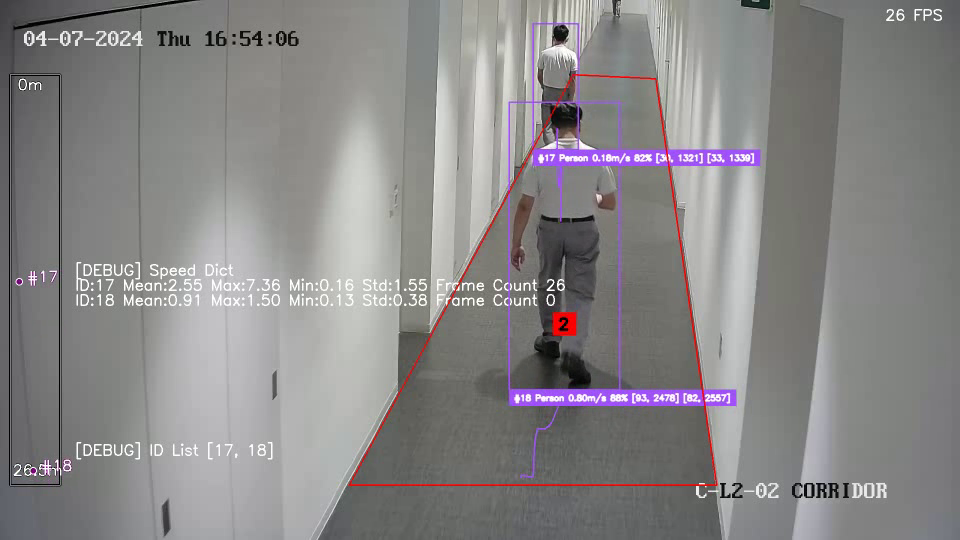
#> input picture frame 19 of clip_1.mp4, 960 x 540 px, given in place of the camera
$ python keyclipwriter_main.py --output out
#> lines starting #> are read from the running program, lines starting #| are printed output that depends on the picture
### api/keyclipwriter.py
# import the necessary packages
from collections import deque
from threading import Thread
from queue import Queue
import time
import cv2
class KeyClipWriter:
	def __init__(self, bufSize=64, timeout=1.0):
		# store the maximum buffer size of frames to be kept
		# in memory along with the sleep timeout during threading
		self.bufSize = bufSize
		self.timeout = timeout
		# initialize the buffer of frames, queue of frames that
		# need to be written to file, video writer, writer thread,
		# and boolean indicating whether recording has started or not
		self.frames = deque(maxlen=bufSize)
		self.Q = None
		self.writer = None
		self.thread = None
		self.recording = False

	def update(self, frame):
		# update the frames buffer
		# print(f"Updating Frame")xxx
		self.frames.appendleft(frame)
		# if we are recording, update the queue as well
		if self.recording:
			self.Q.put(frame)

	# [50 lines left out: functions start, write, flush, finish, not called in this run]

# [2 lines that do not run on import are left out]


### api/keyclipwriter_main.py
# import the necessary packages
from api.keyclipwriter import KeyClipWriter
# from imutils.video import VideoStream
import argparse
import datetime
import imutils
import time
import cv2
# construct the argument parse and parse the arguments
ap = argparse.ArgumentParser()
ap.add_argument("-o", "--output", required=True, default="outputtest.avi",
	help="path to output directory")
ap.add_argument("-p", "--picamera", type=int, default=-1,
	help="whether or not the Raspberry Pi camera should be used")
ap.add_argument("-f", "--fps", type=int, default=20,
	help="FPS of output video")
ap.add_argument("-c", "--codec", type=str, default="MJPG",
	help="codec of output video")
ap.add_argument("-b", "--buffer-size", type=int, default=32,
	help="buffer size of video clip writer")
args = vars(ap.parse_args())
# initialize the video stream and allow the camera sensor to
# warmup
print("[INFO] warming up camera...")
# vs = VideoStream(usePiCamera=args["picamera"] > 0).start()
vs = cv2.VideoCapture(0)
time.sleep(2.0)
# define the lower and upper boundaries of the "green" ball in
# the HSV color space
greenLower = (29, 86, 6)
greenUpper = (64, 255, 255)
# initialize key clip writer and the consecutive number of
# frames that have *not* contained any action
kcw = KeyClipWriter(bufSize=args["buffer_size"])
consecFrames = 0
# keep looping
while True:
	# grab the current frame, resize it, and initialize a
	# boolean used to indicate if the consecutive frames
	# counter should be updated
	# frame = vs.read()
	ret, frame = vs.read()
#> frame is the input picture: shape (540, 960, 3); mean B, G, R 135.3, 134.9, 136.8
	frame = imutils.resize(frame, width=600)
#> frame: shape (337, 600, 3)
	updateConsecFrames = True
	# blur the frame and convert it to the HSV color space
	blurred = cv2.GaussianBlur(frame, (11, 11), 0)
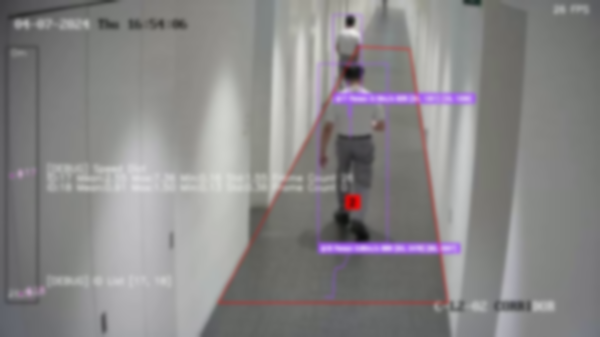
#> blurred: shape (337, 600, 3); mean B, G, R 135.3, 134.9, 136.8
	hsv = cv2.cvtColor(blurred, cv2.COLOR_BGR2HSV)
#> hsv: shape (337, 600, 3); mean H, S, V 55, 11.4, 138.9
	# construct a mask for the color "green", then perform
	# a series of dilations and erosions to remove any small
	# blobs left in the mask
	mask = cv2.inRange(hsv, greenLower, greenUpper)
#> mask: shape (337, 600); every value is 0
	mask = cv2.erode(mask, None, iterations=2)
	mask = cv2.dilate(mask, None, iterations=2)
	# find contours in the mask
	cnts = cv2.findContours(mask.copy(), cv2.RETR_EXTERNAL,
		cv2.CHAIN_APPROX_SIMPLE)
#> cnts = 0 contours
	cnts = imutils.grab_contours(cnts)
#> cnts = []
		# only proceed if at least one contour was found
	if len(cnts) > 0:
		# find the largest contour in the mask, then use it
		# to compute the minimum enclosing circle
		c = max(cnts, key=cv2.contourArea)
		((x, y), radius) = cv2.minEnclosingCircle(c)
		updateConsecFrames = radius <= 10
		# only proceed if the radius meets a minimum size
		if radius > 10:
			# reset the number of consecutive frames with
			# *no* action to zero and draw the circle
			# surrounding the object
			consecFrames = 0
			cv2.circle(frame, (int(x), int(y)), int(radius),
				(0, 0, 255), 2)
			# if we are not already recording, start recording
			if not kcw.recording:
				timestamp = datetime.datetime.now()
				# p = "{}/{}.avi".format(args["output"],
				# 	timestamp.strftime("%Y%m%d-%H%M%S"))
				p = "testvid.avi"
				kcw.start(p, cv2.VideoWriter_fourcc(*args["codec"]),
					args["fps"])
					# otherwise, no action has taken place in this frame, so
	# increment the number of consecutive frames that contain
	# no action
	if updateConsecFrames:
		consecFrames += 1
	# update the key frame clip buffer
	kcw.update(frame)
	# if we are recording and reached a threshold on consecutive
	# number of frames with no action, stop recording the clip
	if kcw.recording and consecFrames == args["buffer_size"]:
		kcw.finish()
	# show the frame
	cv2.imshow("Frame", frame)
	cv2.imshow("Mask", mask)

	key = cv2.waitKey(1) & 0xFF
#> (key q is pressed here)
	# if the `q` key was pressed, break from the loop
	if key == ord("q"):
		break
	# if we are in the middle of recording a clip, wrap it up
if kcw.recording:
	kcw.finish()
# do a bit of cleanup
cv2.destroyAllWindows()
#> (the run stopped early here; a loop or call above may not have finished)

$ run again, starting later in the video
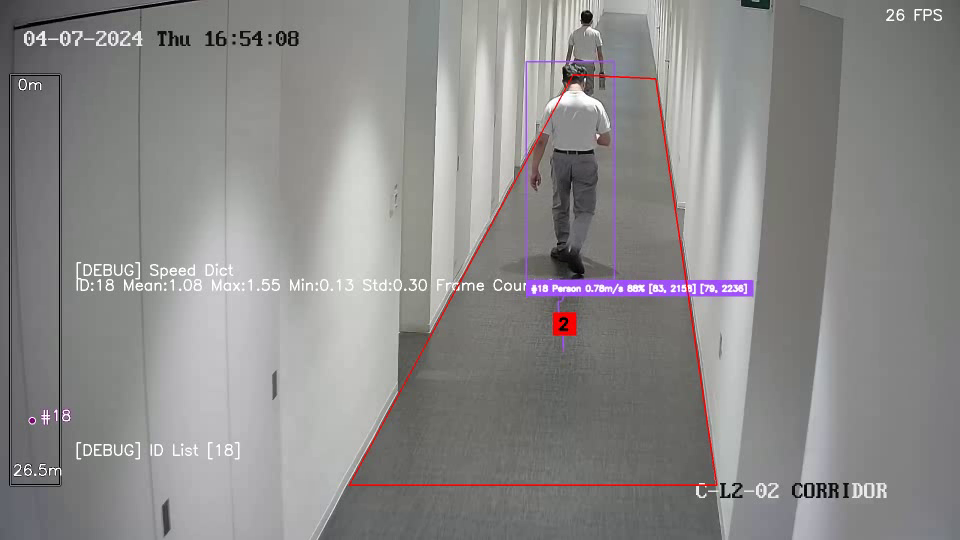
#> input picture frame 86 of clip_1.mp4, 960 x 540 px, given in place of the camera
#> frame is the input picture: shape (540, 960, 3); mean B, G, R 137.6, 138.1, 139.5
#> frame: shape (337, 600, 3)
#> `blurred = cv2.GaussianBlur(frame, (11, 11), 0)`:
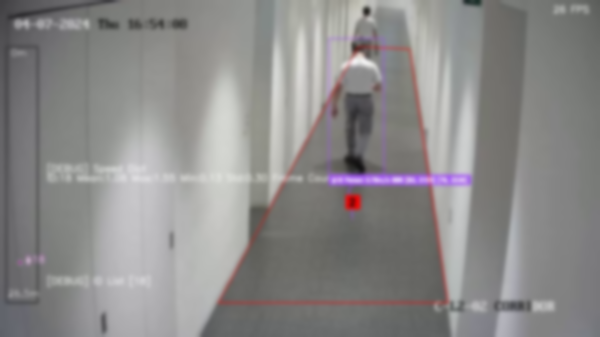
#> blurred: shape (337, 600, 3); mean B, G, R 137.6, 138.1, 139.5
#> hsv: shape (337, 600, 3); mean H, S, V 56.7, 9.8, 141.2
#> mask: shape (337, 600); every value is 0
#> `cnts = cv2.findContours(mask.copy(), cv2.RETR_EXTERNAL, cv2.CHAIN_APPR..`: cnts = 0 contours
#> `cnts = imutils.grab_contours(cnts)`: cnts = []

$ run again, starting later in the video
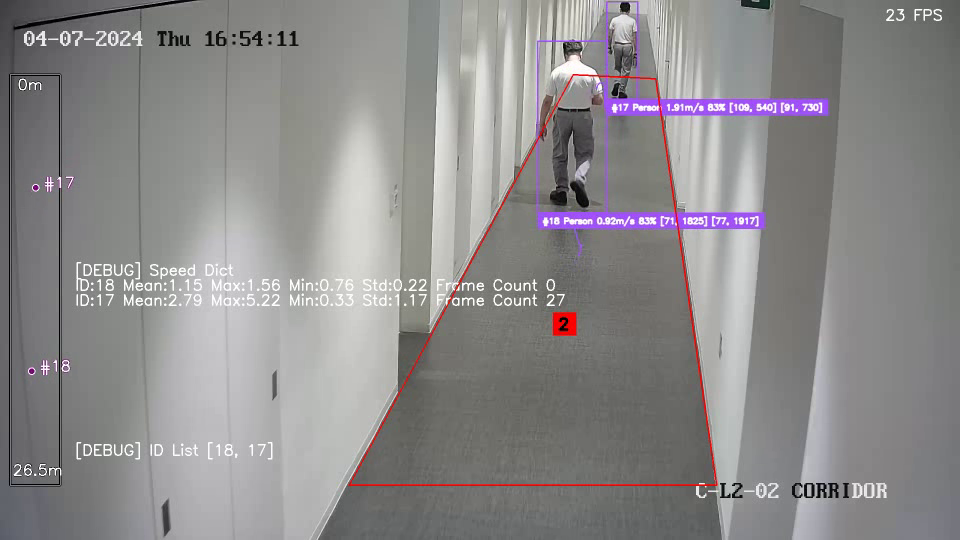
#> input picture frame 153 of clip_1.mp4, 960 x 540 px, given in place of the camera
#> frame is the input picture: shape (540, 960, 3); mean B, G, R 139.4, 139, 140.9
#> frame: shape (337, 600, 3)
#> `blurred = cv2.GaussianBlur(frame, (11, 11), 0)`:
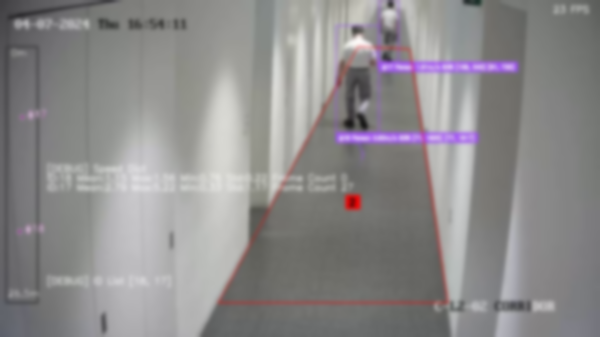
#> blurred: shape (337, 600, 3); mean B, G, R 139.4, 139, 140.9
#> hsv: shape (337, 600, 3); mean H, S, V 59.7, 10.6, 142.9
#> mask: shape (337, 600); every value is 0
#> `cnts = cv2.findContours(mask.copy(), cv2.RETR_EXTERNAL, cv2.CHAIN_APPR..`: cnts = 0 contours
#> `cnts = imutils.grab_contours(cnts)`: cnts = []
